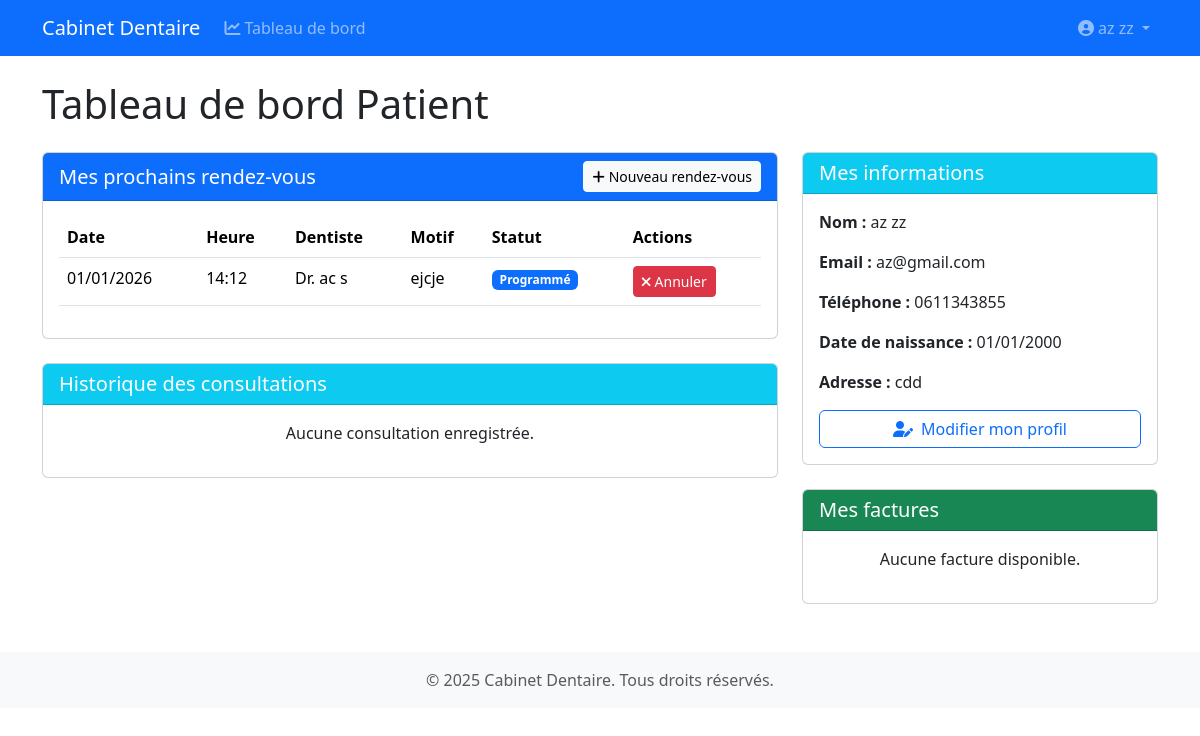
Screenshot of /dashboard/ (signed in) with the database file from the repository.
### gestion_cabinet/models.py (models this page shows, shortened)
class CustomUser(AbstractUser):
    ROLE_CHOICES = [
        ('PATIENT', 'Patient'),
        ('DENTISTE', 'Dentiste'),
        ('SECRETAIRE', 'Secrétaire'),
    ]
    role = models.CharField(max_length=20, choices=ROLE_CHOICES)
    date_naissance = models.DateField(null=True, blank=True)
    telephone = models.CharField(max_length=15, null=True, blank=True)
    adresse = models.TextField(null=True, blank=True)
    photo_profil = models.ImageField(upload_to='photos_profil/', null=True, blank=True)
    class Meta:
        db_table = 'auth_custom_user'
        verbose_name = 'Utilisateur'
        verbose_name_plural = 'Utilisateurs'

class RendezVous(models.Model):
    STATUT_CHOICES = [
        ('PROGRAMME', 'Programmé'),
        ('EN_COURS', 'En cours'),
        ('TERMINE', 'Terminé'),
        ('ANNULE', 'Annulé'),
    ]
    patient = models.ForeignKey(Patient, on_delete=models.CASCADE)
    dentiste = models.ForeignKey(Dentiste, on_delete=models.CASCADE)
    date_heure = models.DateTimeField()
    motif = models.CharField(max_length=200)
    statut = models.CharField(max_length=20, choices=STATUT_CHOICES, default='PROGRAMME')
    notes = models.TextField(blank=True)
    class Meta:
        db_table = 'cabinet_rendez_vous'
        verbose_name = "Rendez-vous"
        verbose_name_plural = "Rendez-vous"
        ordering = ['-date_heure']

class Dentiste(models.Model):
    user = models.OneToOneField('CustomUser', on_delete=models.CASCADE, related_name='dentiste_profile')
    specialite = models.CharField(max_length=100)
    telephone = models.CharField(max_length=15)
    class Meta:
        db_table = 'cabinet_dentiste'
    def __str__(self):
        return f"Dr. {self.user.get_full_name()}"

class Patient(models.Model):
    user = models.OneToOneField('CustomUser', on_delete=models.CASCADE, related_name='patient_profile')
    date_naissance = models.DateField()
    telephone = models.CharField(max_length=15)
    adresse = models.TextField()
    date_inscription = models.DateTimeField(auto_now_add=True)
    class Meta:
        db_table = 'cabinet_patient'

### gestion_cabinet/views.py (the view, shortened to what this page needs)
# urls.py: path('dashboard/', views.dashboard, name='dashboard'),
@login_required
def dashboard(request):
    user = request.user
    context = {}
    if hasattr(user, 'dentiste_profile'):
        print(f"User Role: {user.role}")
        print(f"User ID: {user.id}")
        print(f"Dentiste Profile: {user.dentiste_profile}")
        context['rendez_vous_prevus'] = RendezVous.objects.filter(
            dentiste=user.dentiste_profile,
            date_heure__gte=timezone.now(),
            statut='PROGRAMME'
        ).order_by('date_heure')
        context['consultations'] = Consultation.objects.filter(
            rendez_vous__dentiste=user.dentiste_profile
        ).order_by('-date_consultation')
        context['secretaires'] = Secretaire.objects.all()
        return render(request, 'gestion_cabinet/dashboard_dentiste.html', context)
    elif hasattr(user, 'patient_profile'):
        context['rendez_vous'] = RendezVous.objects.filter(
            patient=user.patient_profile,
            date_heure__gte=timezone.now()
        ).order_by('date_heure')
        context['consultations'] = Consultation.objects.filter(
            rendez_vous__patient=user.patient_profile
        ).order_by('-date_consultation')
        context['factures'] = Facture.objects.filter(
            consultation__rendez_vous__patient=user.patient_profile
        )
        return render(request, 'gestion_cabinet/dashboard_patient.html', context)
    messages.error(request, "Votre compte n'est pas correctement configuré. Veuillez contacter l'administrateur.")
    return redirect('home')

### templates/gestion_cabinet/dashboard_patient.html (shortened to what this page needs)
{% extends 'gestion_cabinet/base.html' %}
{% block content %}
<h1 class="mb-4">Tableau de bord Patient</h1>
<div class="row">
    <div class="col-md-8">
        <div class="card mb-4">
            <div class="card-header bg-primary text-white d-flex justify-content-between align-items-center">
                <h5 class="card-title mb-0">Mes prochains rendez-vous</h5>
                <a href="{% url 'rendez_vous_create' %}" class="btn btn-light btn-sm">
                    <i class="fas fa-plus me-1"></i>Nouveau rendez-vous
                </a>
            </div>
            <div class="card-body">
                {% if rendez_vous %}
                    <div class="table-responsive">
                        <table class="table table-hover">
                            <thead>
                                <tr>
                                    <th>Date</th>
                                    <th>Heure</th>
                                    <th>Dentiste</th>
                                    <th>Motif</th>
                                    <th>Statut</th>
                                    <th>Actions</th>
                                </tr>
                            </thead>
                            <tbody>
                                {% for rdv in rendez_vous %}
                                    <tr>
                                        <td>{{ rdv.date_heure|date:"d/m/Y" }}</td>
                                        <td>{{ rdv.date_heure|time:"H:i" }}</td>
                                        <td>{{ rdv.dentiste }}</td>
                                        <td>{{ rdv.motif }}</td>
                                        <td>
                                            <span class="badge {% if rdv.statut == 'PROGRAMME' %}bg-primary{% elif rdv.statut == 'TERMINE' %}bg-success{% elif rdv.statut == 'ANNULE' %}bg-danger{% else %}bg-warning{% endif %}">
                                                {{ rdv.get_statut_display }}
                                            </span>
                                        </td>
                                        <td>
                                            {% if rdv.statut == 'PROGRAMME' %}
                                                <a href="{% url 'rendez_vous_annuler' rdv.id %}" class="btn btn-sm btn-danger" onclick="return confirm('Êtes-vous sûr de vouloir annuler ce rendez-vous ?')">
                                                    <i class="fas fa-times me-1"></i>Annuler
                                                </a>
                                            {% endif %}
                                        </td>
                                    </tr>
                                {% endfor %}
                            </tbody>
                        </table>
                    </div>
                {% else %}
                    <p class="text-center">Vous n'avez pas de rendez-vous programmés.</p>
                {% endif %}
            </div>
        </div>
        <div class="card mb-4">
            <div class="card-header bg-info text-white">
                <h5 class="card-title mb-0">Historique des consultations</h5>
            </div>
            <div class="card-body">
                {% if consultations %}
                    <div class="accordion" id="accordionConsultations">
                        {% for consultation in consultations %}
                            <div class="accordion-item">
                                <h2 class="accordion-header">
                                    <button class="accordion-button collapsed" type="button" data-bs-toggle="collapse" data-bs-target="#consultation{{ consultation.id }}">
                                        Consultation du {{ consultation.date_consultation|date:"d/m/Y" }}
                                    </button>
                                </h2>
                                <div id="consultation{{ consultation.id }}" class="accordion-collapse collapse" data-bs-parent="#accordionConsultations">
                                    <div class="accordion-body">
                                        <p><strong>Dentiste :</strong> {{ consultation.rendez_vous.dentiste }}</p>
                                        <p><strong>Diagnostic :</strong> {{ consultation.diagnostic }}</p>
                                        <p><strong>Traitement :</strong> {{ consultation.traitement }}</p>
                                    </div>
                                </div>
                            </div>
                        {% endfor %}
                    </div>
                {% else %}
                    <p class="text-center">Aucune consultation enregistrée.</p>
                {% endif %}
            </div>
        </div>
    </div>
    <div class="col-md-4">
        <div class="card mb-4">
            <div class="card-header bg-info text-white">
                <h5 class="card-title mb-0">Mes informations</h5>
            </div>
            <div class="card-body">
                <p><strong>Nom :</strong> {{ user.get_full_name }}</p>
                <p><strong>Email :</strong> {{ user.email }}</p>
                <p><strong>Téléphone :</strong> {{ user.patient_profile.telephone }}</p>
                <p><strong>Date de naissance :</strong> {{ user.patient_profile.date_naissance|date:"d/m/Y" }}</p>
                <p><strong>Adresse :</strong> {{ user.patient_profile.adresse }}</p>
                <a href="{% url 'profile' %}" class="btn btn-outline-primary w-100">
                    <i class="fas fa-user-edit me-2"></i>Modifier mon profil
                </a>
            </div>
        </div>
        <div class="card">
            <div class="card-header bg-success text-white">
                <h5 class="card-title mb-0">Mes factures</h5>
            </div>
            <div class="card-body">
                {% if factures %}
                    <div class="list-group">
                        {% for facture in factures %}
                            <a href="{% url 'facture_detail' facture.id %}" class="list-group-item list-group-item-action">
                                <div class="d-flex w-100 justify-content-between">
                                    <h6 class="mb-1">Facture #{{ facture.id }}</h6>
                                    <span class="badge {% if facture.statut == 'PAYE' %}bg-success{% elif facture.statut == 'EN_ATTENTE' %}bg-warning{% else %}bg-danger{% endif %}">
                                        {{ facture.get_statut_display }}
                                    </span>
                                </div>
                                <p class="mb-1">{{ facture.montant }}€</p>
                                <small>{{ facture.date_emission|date:"d/m/Y" }}</small>
                            </a>
                        {% endfor %}
                    </div>
                {% else %}
                    <p class="text-center">Aucune facture disponible.</p>
                {% endif %}
            </div>
        </div>
    </div>
</div>
{% endblock %}

### templates/gestion_cabinet/base.html (shortened to what this page needs)
<!DOCTYPE html>
<html lang="fr">
<head>
    <link href="https://cdn.jsdelivr.net/npm/bootstrap@5.3.2/dist/css/bootstrap.min.css" rel="stylesheet">
    <link href="https://cdnjs.cloudflare.com/ajax/libs/font-awesome/6.0.0/css/all.min.css" rel="stylesheet">
</head>
<body>
    <nav class="navbar navbar-expand-lg navbar-dark bg-primary">
        <div class="container">
            <a class="navbar-brand" href="{% url 'home' %}">Cabinet Dentaire</a>
            <div class="collapse navbar-collapse" id="navbarNav">
                <ul class="navbar-nav me-auto">
                    {% if user.is_authenticated %}
                        <li class="nav-item">
                            <a class="nav-link" href="{% url 'dashboard' %}">
                                <i class="fas fa-chart-line me-1"></i>Tableau de bord
                            </a>
                        </li>
                    {% endif %}
                </ul>
                <ul class="navbar-nav">
                    {% if user.is_authenticated %}
                    <li class="nav-item dropdown">
                        <a class="nav-link dropdown-toggle" href="#" id="navbarDropdown" role="button" data-bs-toggle="dropdown" aria-expanded="false">
                            {% if user.photo_profil %}
                                <img src="{{ user.photo_profil.url }}" alt="Photo de profil" class="rounded-circle" style="width: 25px; height: 25px; object-fit: cover;">
                            {% else %}
                                <i class="fas fa-user-circle"></i>
                            {% endif %}
                            {{ user.get_full_name|default:user.username }}
                        </a>
                    </li>
                    {% endif %}
                </ul>
            </div>
        </div>
    </nav>
    <div class="container mt-4">
        {% block content %}{% endblock %}
    </div>
    <footer class="footer mt-5 py-3 bg-light">
        <div class="container text-center">
            <span class="text-muted">© {% now "Y" %} Cabinet Dentaire. Tous droits réservés.</span>
        </div>
    </footer>
</body>
</html>

### rows the page displays
RendezVous: date_heure "01/01/2026", date_heure "14:12", dentiste "Dr. ac s", motif "ejcje", statut "Programmé", shows "Annuler"

### other values shown
{{ user.get_full_name|default:user.username }} "az zz"
{{ user.get_full_name }} "az zz"
{{ user.email }} "az@gmail.com"
{{ user.patient_profile.telephone }} "0611343855"
{{ user.patient_profile.date_naissance|date:"d/m/Y" }} "01/01/2000"
{{ user.patient_profile.adresse }} "cdd"
